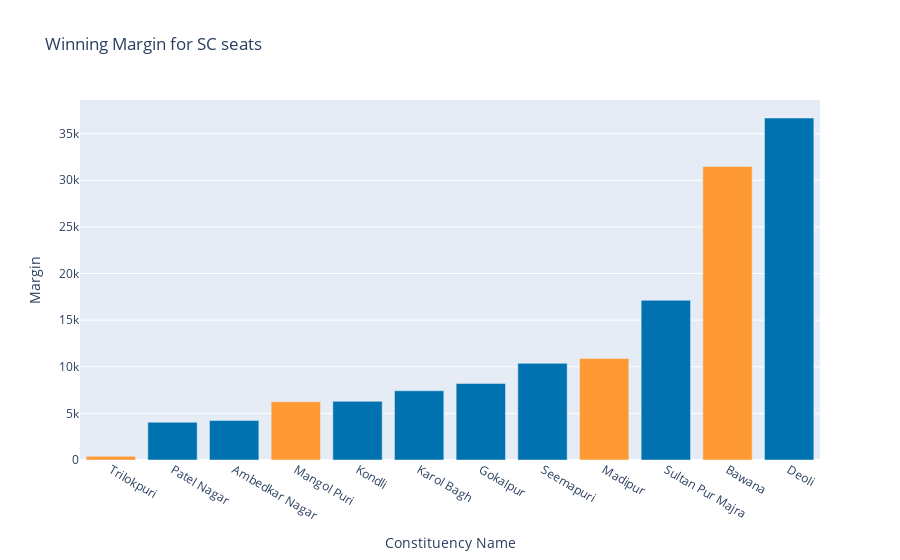

This figure's notebook cell:
### Code cell
from scipy.stats import chi2_contingency

H0 = 'There is no relation between seat category and party'
H1 = 'Seat category and party are dependent'

winner = result[result.Rank==1]
test_table = pd.crosstab(index=winner['Abb'], columns=winner['Constituency Category'], values=winner['Rank'], aggfunc='count')
statistic, pvalue, dof, expected_freq = chi2_contingency(test_table)

print('Test statistic confidence 99% (Significance lvel 0.01)')
if pvalue < 0.01:
    print('Reject the null hypothesis', H1)
else:
    print('Fail to reject the null hypothesis', H0)


sc_seats = result[(result['Constituency Category']!='GEN') & (result['Rank']==1)].sort_values(by='Margin')
fig = go.Figure()
fig.add_trace(go.Bar(x=sc_seats['Constituency Name'], y=sc_seats['Margin'],
                     marker_color=sc_seats['Color']))
fig.update_layout(title='Winning Margin for SC seats', xaxis_title='Constituency Name', yaxis_title='Margin')

### Figure 1 — Plotly figure (JSON) as saved in the notebook; plotly's stock layout.template omitted (floating-point values rounded to 4 significant figures)
{"data": [{"marker": {"color": ["#FF9933", "#0072B0", "#0072B0", "#FF9933", "#0072B0", "#0072B0", "#0072B0", "#0072B0", "#FF9933", "#0072B0", "#FF9933", "#0072B0"]}, "type": "bar", "x": ["Trilokpuri", "Patel Nagar", "Ambedkar Nagar", "Mangol Puri", "Kondli", "Karol Bagh", "Gokalpur", "Seemapuri", "Madipur", "Sultan Pur Majra", "Bawana", "Deoli"], "y": [392, 4049, 4230, 6255, 6293, 7430, 8207, 10368, 10899, 17126, 31475, 36680]}], "layout": {"title": {"text": "Winning Margin for SC seats"}, "xaxis": {"title": {"text": "Constituency Name"}}, "yaxis": {"title": {"text": "Margin"}}}}
